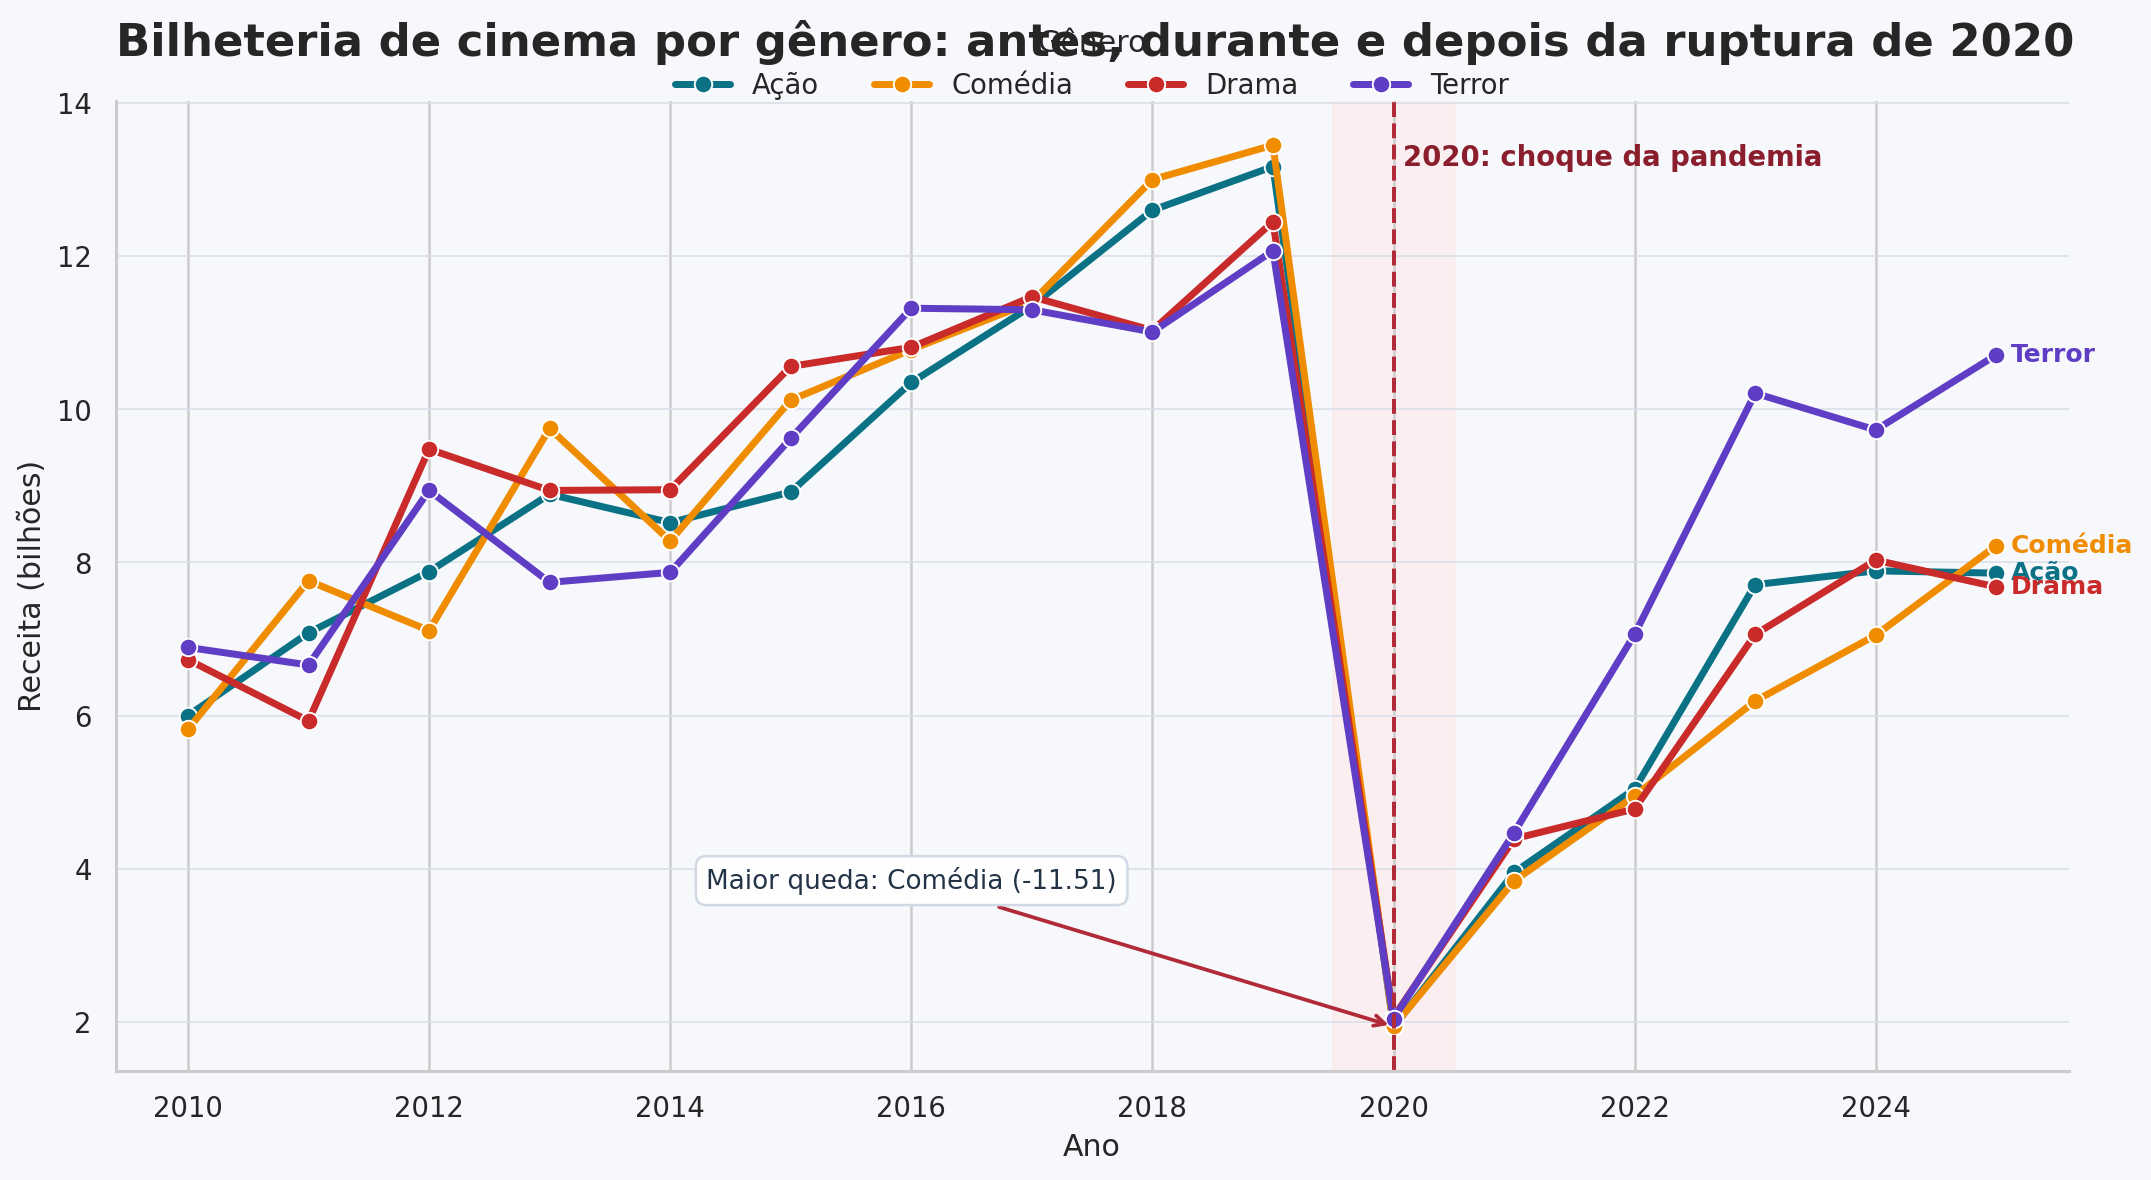

The Python source for this figure:
from __future__ import annotations

from pathlib import Path

import matplotlib.pyplot as plt
import seaborn as sns

from shared import load_data, style_axis


def build_part1_figure(df):
    cinema = (
        df[df["Tipo"] == "Cinema"]
        .groupby(["Ano", "Nome_Item"], as_index=False)["Receita_Bilhoes"]
        .sum()
        .sort_values("Ano")
    )

    sns.set_theme(style="whitegrid")
    palette = {
        "Ação": "#0b7285",
        "Drama": "#c92a2a",
        "Comédia": "#f08c00",
        "Terror": "#5f3dc4",
    }

    fig, ax = plt.subplots(figsize=(14, 7), facecolor="#f6f8fc")
    ax.set_facecolor("#f6f8fc")

    sns.lineplot(
        data=cinema,
        x="Ano",
        y="Receita_Bilhoes",
        hue="Nome_Item",
        palette=palette,
        marker="o",
        linewidth=2.8,
        markersize=7,
        ax=ax,
    )

    style_axis(ax)
    ax.set_title("Bilheteria de cinema por gênero: antes, durante e depois da ruptura de 2020", loc="left", pad=18, fontsize=18, fontweight="bold")
    ax.set_xlabel("Ano")
    ax.set_ylabel("Receita (bilhões)")
    ax.legend(title="Gênero", frameon=False, ncol=4, loc="upper center", bbox_to_anchor=(0.5, 1.10))

    ax.axvspan(2019.5, 2020.5, color="#ffe3e3", alpha=0.45, zorder=0)
    ax.axvline(2020, color="#b02a37", linestyle="--", linewidth=1.6)
    ax.text(
        2020.08,
        ax.get_ylim()[1] * 0.96,
        "2020: choque da pandemia",
        color="#8b1e2d",
        fontsize=11,
        fontweight="bold",
        va="top",
    )

    pivot = cinema.pivot(index="Ano", columns="Nome_Item", values="Receita_Bilhoes").sort_index()
    shock = pivot.loc[2019] - pivot.loc[2020]
    worst_genre = shock.idxmax()
    worst_value = shock.max()
    y_2020 = pivot.loc[2020, worst_genre]
    ax.annotate(
        f"Maior queda: {worst_genre} (-{worst_value:.2f})",
        xy=(2020, y_2020),
        xytext=(2014.3, y_2020 + 1.8),
        arrowprops=dict(arrowstyle="->", color="#b02a37", lw=1.5),
        bbox=dict(boxstyle="round,pad=0.4", fc="white", ec="#cfd8e3", alpha=0.96),
        fontsize=10.5,
        color="#243447",
    )

    for genre, color in palette.items():
        series = pivot[genre].dropna()
        ax.text(
            series.index.max() + 0.12,
            series.iloc[-1],
            genre,
            color=color,
            fontsize=10,
            va="center",
            fontweight="bold",
        )

    ax.margins(x=0.04)
    return fig


def export_part1(path: str | Path = "part1.png") -> Path:
    df = load_data()
    figure = build_part1_figure(df)
    target = Path(path)
    figure.savefig(target, dpi=180, bbox_inches="tight")
    plt.close(figure)
    return target


if __name__ == "__main__":
    output = export_part1()
    print(f"Parte 1 exportada para {output}")
